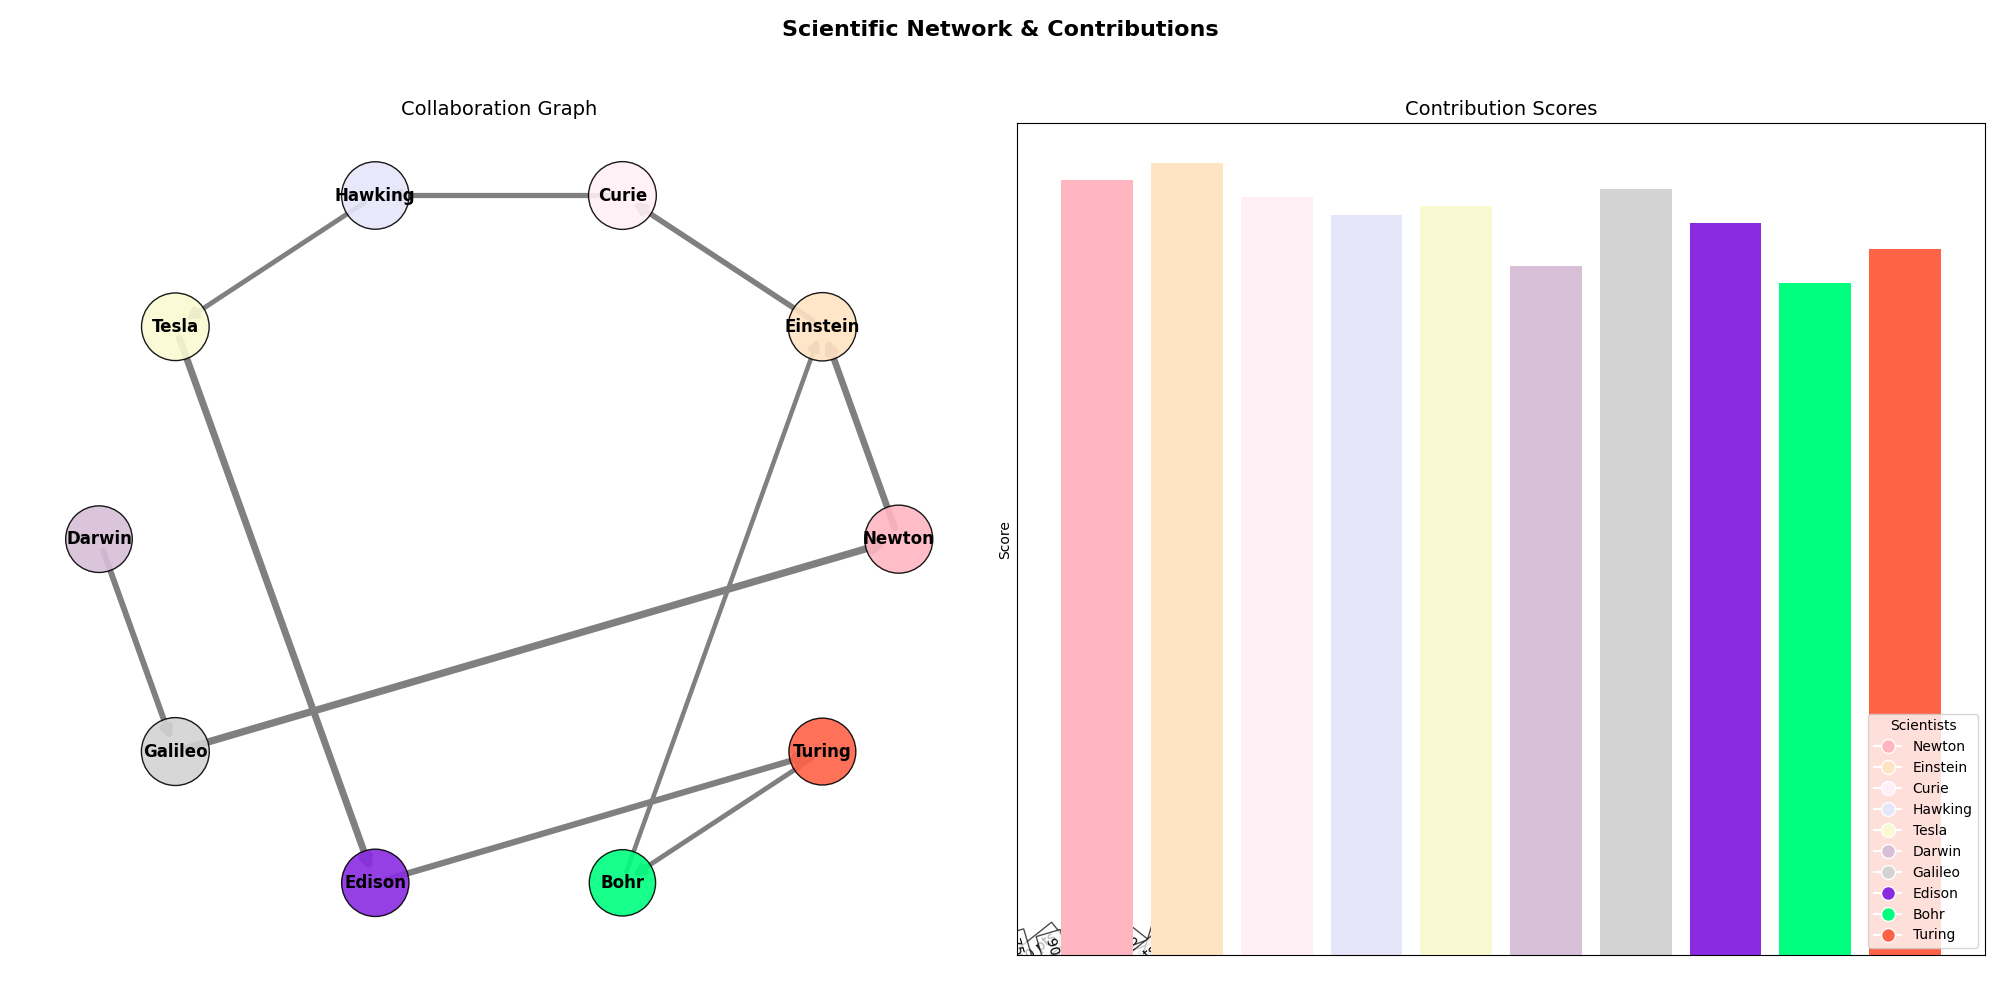

The Python source for this figure:
import matplotlib.pyplot as plt
import networkx as nx

scientists = ['Newton', 'Einstein', 'Curie', 'Hawking', 'Tesla', 'Darwin', 'Galileo', 'Edison', 'Bohr', 'Turing']
collaborations = [
    ('Newton', 'Einstein', 85),
    ('Einstein', 'Curie', 70),
    ('Curie', 'Hawking', 65),
    ('Hawking', 'Tesla', 60),
    ('Tesla', 'Edison', 90),
    ('Darwin', 'Galileo', 75),
    ('Edison', 'Turing', 80),
    ('Galileo', 'Newton', 95),
    ('Bohr', 'Einstein', 55),
    ('Turing', 'Bohr', 60),
]

contribution_scores = {
    'Newton': 90,
    'Einstein': 92,
    'Curie': 88,
    'Hawking': 86,
    'Tesla': 87,
    'Darwin': 80,
    'Galileo': 89,
    'Edison': 85,
    'Bohr': 78,
    'Turing': 82
}

G = nx.DiGraph()
G.add_nodes_from(scientists)

for source, target, impact in collaborations:
    G.add_edge(source, target, weight=impact)

node_sizes = [1500 + contribution_scores[scientist]*10 for scientist in scientists]

pos = nx.circular_layout(G)

edge_labels = {(u, v): f'{d["weight"]} pts' for u, v, d in G.edges(data=True)}
edge_widths = [0.5 + G[u][v]['weight'] / 20 for u, v in G.edges()]

node_colors = ['#FFB6C1', '#FFE4C4', '#FFF0F5', '#E6E6FA', '#FAFAD2', '#D8BFD8', '#D3D3D3', '#8A2BE2', '#00FF7F', '#FF6347']

fig, axs = plt.subplots(1, 2, figsize=(20, 10))
fig.suptitle('Scientific Network & Contributions', fontsize=16, fontweight='bold')

axs[0].set_title('Collaboration Graph', fontsize=14)
nx.draw_networkx_nodes(G, pos, ax=axs[0], node_size=node_sizes, node_color=node_colors, alpha=0.9, edgecolors='black')
nx.draw_networkx_edges(G, pos, ax=axs[0], edgelist=G.edges, edge_color='gray', arrows=True, arrowsize=15, width=edge_widths)
nx.draw_networkx_labels(G, pos, ax=axs[0], font_size=12, font_weight='bold')

nx.draw_networkx_edge_labels(G, pos, edge_labels=edge_labels, font_size=10, label_pos=0.3, bbox=dict(facecolor='white', alpha=0.7))
axs[0].axis('off')

scientists_labels = list(contribution_scores.keys())
contributions_values = list(contribution_scores.values())
colors = [node_colors[scientists.index(name)] for name in scientists_labels]

axs[1].set_title('Contribution Scores', fontsize=14)
axs[1].bar(scientists_labels, contributions_values, color=colors)
axs[1].set_ylabel('Score')
axs[1].set_xticklabels(scientists_labels, rotation=45, ha='right')

legend_lines = [plt.Line2D([0], [0], marker='o', color='w', markersize=10, markerfacecolor=node_colors[i]) for i in range(len(scientists))]
plt.legend(legend_lines, scientists, title="Scientists", loc='lower right', bbox_to_anchor=(1, 0))

plt.tight_layout(rect=[0, 0.03, 1, 0.95])

plt.show()
